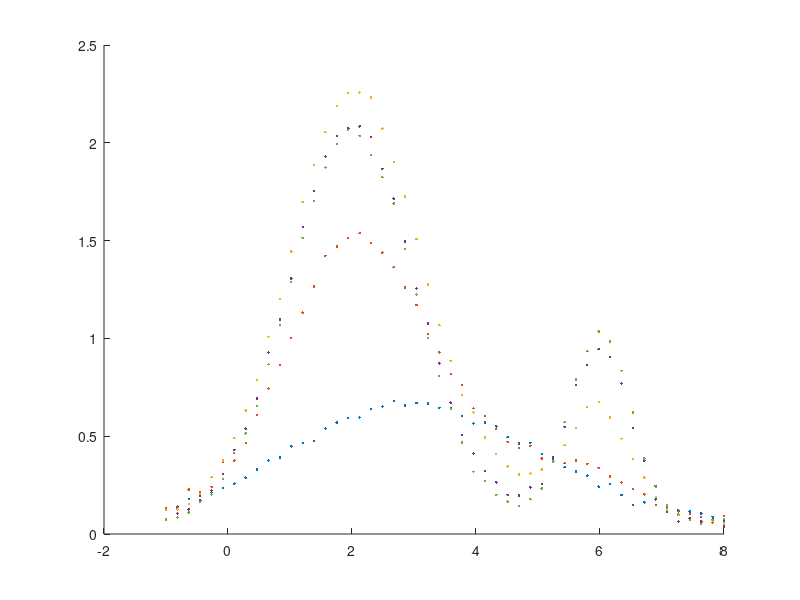

MATLAB code to generate this figure: (Note: this script raises an error after producing the figure.)
% Example for the global fit class (GlobalFitSimple)

% Fit a set of Gaussians whose amplitude is varying but whose
% position and width are fixed

clear all
close all

rng(1)  % Set a seed for the random number generation (for reproducibility)

Gaussian = @(x, A, x0, s) A*exp(-(x-x0).^2/(2*s.^2));
model = @(x, p) Gaussian(x, p(1), p(2), p(3)) + Gaussian(x, p(4), p(5), p(6)) + ...
    Gaussian(x, p(7), p(8), p(9));  % Sum of three Gaussians

% Parameters for the simulated dataset
% Five datasets (one row per dataset): Gaussians with the same position and width

x0_1 = 2;  % Common positions and widths
x0_2 = 3;
x0_3 = 6;
s_1 = 1;
s_2 = 2;
s_3 = 0.5;
for i=1:5
    pars(i,:) = [1 + tanh((i-2)*2), x0_1, s_1, ...
        0.3*(1 + tanh(3-i)), x0_2, s_2, ...
        0.5*(1 + tanh(i-3)), x0_3, s_3];
end

N = 50;  % Points per curve
noise = 0.05;  % Absolute noise amplitude

% Generate and plot data
figure()
hold on
for i=1:size(pars, 1)
    xData{i} = linspace(-1, 8, N);
    yData{i} = model(xData{i}, pars(i,:)) + ...
        noise/10*poissrnd(10, size(xData{i}));
    plot(xData{i}, yData{i}, '.')
end
hold off

gf = GlobalFitSimple();  % Instantiate the class
gf.setData(xData, yData);  % Set the data to fit

% 9 -> number of parameters. The last array tells whether a parameter is local or global
gf.setModel(model, 9, [0 1 1 0 1 1 0 1 1])
% Set start point (for all data). randn moves them from the true value
gf.setStart(pars.*(1+0.1*randn(size(pars))))
gf.fit()  % Run the fit!
fit_pars = gf.getFittedParameters();  % Retrieve the fitted parameters...
fit_errs = gf.getParamersErrors();  % ...and their errors

% Evaluate and plot the fit
hold on
for i=1:size(pars, 1)
    yData{i} = model(xData{i}, fit_pars(i,:));
    plot(xData{i}, yData{i}, '-')
end
hold off

% Compare simulated and fitted populations
figure()
hold on
plot(pars(:,1))
plot(fit_pars(:,1), 'o')
plot(pars(:,4))
plot(fit_pars(:,4), 'o')
plot(pars(:,7))
plot(fit_pars(:,7), 'o')
hold off
legend('First population (true)', 'First population (fitted)', ...
    'Second population (true)', 'Second population (fitted)',...
    'Third population (true)', 'Third population (fitted)');